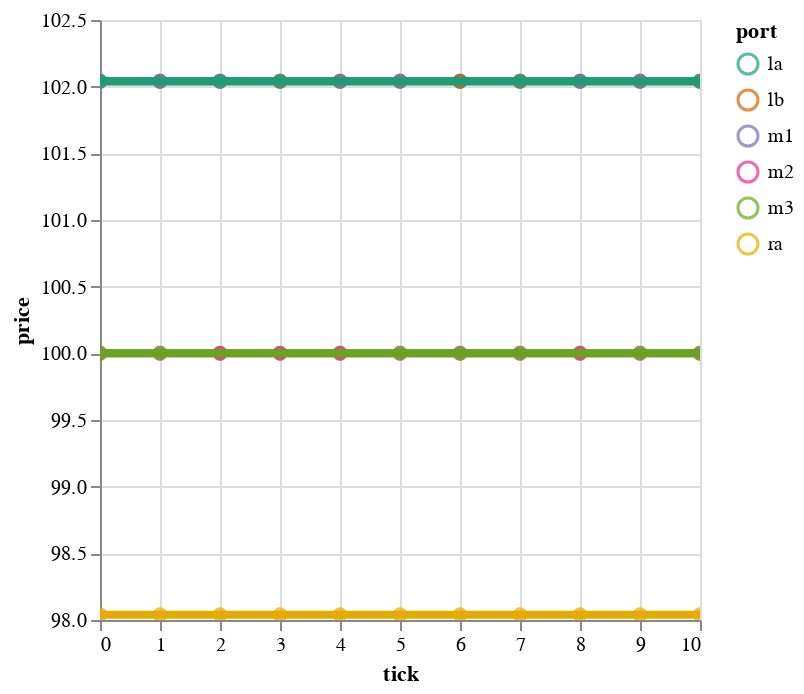

Source (notebook cell):
### Code cell
analysis.plot_prices_by_port(analysis.no_agent_markets(scenario))

### Figure 1 — Vega-Lite specification as saved in the notebook (floating-point values rounded to 4 significant figures)
{"config": {"view": {"continuousWidth": 300, "continuousHeight": 300}}, "layer": [{"mark": {"type": "point"}, "encoding": {"color": {"field": "port", "scale": {"scheme": "dark2"}, "type": "ordinal"}, "x": {"field": "tick", "type": "quantitative"}, "y": {"field": "price", "scale": {"zero": false}, "type": "quantitative"}}, "name": "view_3"}, {"mark": {"type": "line", "size": 4}, "encoding": {"color": {"field": "port", "scale": {"scheme": "dark2"}, "type": "ordinal"}, "x": {"field": "tick", "type": "quantitative"}, "y": {"field": "price", "scale": {"zero": false}, "type": "quantitative"}}, "transform": [{"loess": "price", "on": "tick", "bandwidth": 0.1, "groupby": ["port"]}]}], "data": {"name": "data-269b11dc1860c06afddbb9033783291a"}, "params": [{"name": "param_4", "select": {"type": "interval", "encodings": ["x", "y"]}, "bind": "scales", "views": ["view_3"]}], "$schema": "https://vega.github.io/schema/vega-lite/v5.8.0.json", "datasets": {"data-269b11dc1860c06afddbb9033783291a": [{"consumption": 100.0, "good": "Wheat", "port": "lb", "price": 102.0, "production": 100.0, "supply": 980.0, "tick": 0}, {"consumption": 100.0, "good": "Wheat", "port": "ra", "price": 98.04, "production": 100.0, "supply": 1020.0, "tick": 0}, {"consumption": 100.0, "good": "Wheat", "port": "m1", "price": 102.0, "production": 100.0, "supply": 980.0, "tick": 0}, {"consumption": 100.0, "good": "Wheat", "port": "m2", "price": 100.0, "production": 100.0, "supply": 1000.0, "tick": 0}, {"consumption": 100.0, "good": "Wheat", "port": "m3", "price": 100.0, "production": 100.0, "supply": 1000.0, "tick": 0}, {"consumption": 100.0, "good": "Wheat", "port": "la", "price": 102.0, "production": 100.0, "supply": 980.0, "tick": 0}, {"consumption": 100.0, "good": "Wheat", "port": "lb", "price": 102.0, "production": 100.0, "supply": 980.0, "tick": 1}, {"consumption": 100.0, "good": "Wheat", "port": "m2", "price": 100.0, "production": 100.0, "supply": 1000.0, "tick": 1}, {"consumption": 100.0, "good": "Wheat", "port": "la", "price": 102.0, "production": 100.0, "supply": 980.0, "tick": 1}, {"consumption": 100.0, "good": "Wheat", "port": "m3", "price": 100.0, "production": 100.0, "supply": 1000.0, "tick": 1}, {"consumption": 100.0, "good": "Wheat", "port": "ra", "price": 98.04, "production": 100.0, "supply": 1020.0, "tick": 1}, {"consumption": 100.0, "good": "Wheat", "port": "m1", "price": 102.0, "production": 100.0, "supply": 980.0, "tick": 1}, {"consumption": 100.0, "good": "Wheat", "port": "m3", "price": 100.0, "production": 100.0, "supply": 1000.0, "tick": 2}, {"consumption": 100.0, "good": "Wheat", "port": "lb", "price": 102.0, "production": 100.0, "supply": 980.0, "tick": 2}, {"consumption": 100.0, "good": "Wheat", "port": "ra", "price": 98.04, "production": 100.0, "supply": 1020.0, "tick": 2}, {"consumption": 100.0, "good": "Wheat", "port": "m1", "price": 102.0, "production": 100.0, "supply": 980.0, "tick": 2}, {"consumption": 100.0, "good": "Wheat", "port": "la", "price": 102.0, "production": 100.0, "supply": 980.0, "tick": 2}, {"consumption": 100.0, "good": "Wheat", "port": "m2", "price": 100.0, "production": 100.0, "supply": 1000.0, "tick": 2}, {"consumption": 100.0, "good": "Wheat", "port": "m3", "price": 100.0, "production": 100.0, "supply": 1000.0, "tick": 3}, {"consumption": 100.0, "good": "Wheat", "port": "m1", "price": 102.0, "production": 100.0, "supply": 980.0, "tick": 3}, {"consumption": 100.0, "good": "Wheat", "port": "m2", "price": 100.0, "production": 100.0, "supply": 1000.0, "tick": 3}, {"consumption": 100.0, "good": "Wheat", "port": "lb", "price": 102.0, "production": 100.0, "supply": 980.0, "tick": 3}, {"consumption": 100.0, "good": "Wheat", "port": "ra", "price": 98.04, "production": 100.0, "supply": 1020.0, "tick": 3}, {"consumption": 100.0, "good": "Wheat", "port": "la", "price": 102.0, "production": 100.0, "supply": 980.0, "tick": 3}, {"consumption": 100.0, "good": "Wheat", "port": "m3", "price": 100.0, "production": 100.0, "supply": 1000.0, "tick": 4}, {"consumption": 100.0, "good": "Wheat", "port": "la", "price": 102.0, "production": 100.0, "supply": 980.0, "tick": 4}, {"consumption": 100.0, "good": "Wheat", "port": "m2", "price": 100.0, "production": 100.0, "supply": 1000.0, "tick": 4}, {"consumption": 100.0, "good": "Wheat", "port": "lb", "price": 102.0, "production": 100.0, "supply": 980.0, "tick": 4}, {"consumption": 100.0, "good": "Wheat", "port": "m1", "price": 102.0, "production": 100.0, "supply": 980.0, "tick": 4}, {"consumption": 100.0, "good": "Wheat", "port": "ra", "price": 98.04, "production": 100.0, "supply": 1020.0, "tick": 4}, {"consumption": 100.0, "good": "Wheat", "port": "ra", "price": 98.04, "production": 100.0, "supply": 1020.0, "tick": 5}, {"consumption": 100.0, "good": "Wheat", "port": "m2", "price": 100.0, "production": 100.0, "supply": 1000.0, "tick": 5}, {"consumption": 100.0, "good": "Wheat", "port": "la", "price": 102.0, "production": 100.0, "supply": 980.0, "tick": 5}, {"consumption": 100.0, "good": "Wheat", "port": "lb", "price": 102.0, "production": 100.0, "supply": 980.0, "tick": 5}, {"consumption": 100.0, "good": "Wheat", "port": "m3", "price": 100.0, "production": 100.0, "supply": 1000.0, "tick": 5}, {"consumption": 100.0, "good": "Wheat", "port": "m1", "price": 102.0, "production": 100.0, "supply": 980.0, "tick": 5}, {"consumption": 100.0, "good": "Wheat", "port": "m1", "price": 102.0, "production": 100.0, "supply": 980.0, "tick": 6}, {"consumption": 100.0, "good": "Wheat", "port": "la", "price": 102.0, "production": 100.0, "supply": 980.0, "tick": 6}, {"consumption": 100.0, "good": "Wheat", "port": "ra", "price": 98.04, "production": 100.0, "supply": 1020.0, "tick": 6}, {"consumption": 100.0, "good": "Wheat", "port": "m2", "price": 100.0, "production": 100.0, "supply": 1000.0, "tick": 6}, {"consumption": 100.0, "good": "Wheat", "port": "m3", "price": 100.0, "production": 100.0, "supply": 1000.0, "tick": 6}, {"consumption": 100.0, "good": "Wheat", "port": "lb", "price": 102.0, "production": 100.0, "supply": 980.0, "tick": 6}, {"consumption": 100.0, "good": "Wheat", "port": "m1", "price": 102.0, "production": 100.0, "supply": 980.0, "tick": 7}, {"consumption": 100.0, "good": "Wheat", "port": "lb", "price": 102.0, "production": 100.0, "supply": 980.0, "tick": 7}, {"consumption": 100.0, "good": "Wheat", "port": "m2", "price": 100.0, "production": 100.0, "supply": 1000.0, "tick": 7}, {"consumption": 100.0, "good": "Wheat", "port": "ra", "price": 98.04, "production": 100.0, "supply": 1020.0, "tick": 7}, {"consumption": 100.0, "good": "Wheat", "port": "la", "price": 102.0, "production": 100.0, "supply": 980.0, "tick": 7}, {"consumption": 100.0, "good": "Wheat", "port": "m3", "price": 100.0, "production": 100.0, "supply": 1000.0, "tick": 7}, {"consumption": 100.0, "good": "Wheat", "port": "m3", "price": 100.0, "production": 100.0, "supply": 1000.0, "tick": 8}, {"consumption": 100.0, "good": "Wheat", "port": "ra", "price": 98.04, "production": 100.0, "supply": 1020.0, "tick": 8}, {"consumption": 100.0, "good": "Wheat", "port": "lb", "price": 102.0, "production": 100.0, "supply": 980.0, "tick": 8}, {"consumption": 100.0, "good": "Wheat", "port": "la", "price": 102.0, "production": 100.0, "supply": 980.0, "tick": 8}, {"consumption": 100.0, "good": "Wheat", "port": "m2", "price": 100.0, "production": 100.0, "supply": 1000.0, "tick": 8}, {"consumption": 100.0, "good": "Wheat", "port": "m1", "price": 102.0, "production": 100.0, "supply": 980.0, "tick": 8}, {"consumption": 100.0, "good": "Wheat", "port": "la", "price": 102.0, "production": 100.0, "supply": 980.0, "tick": 9}, {"consumption": 100.0, "good": "Wheat", "port": "m2", "price": 100.0, "production": 100.0, "supply": 1000.0, "tick": 9}, {"consumption": 100.0, "good": "Wheat", "port": "m3", "price": 100.0, "production": 100.0, "supply": 1000.0, "tick": 9}, {"consumption": 100.0, "good": "Wheat", "port": "lb", "price": 102.0, "production": 100.0, "supply": 980.0, "tick": 9}, {"consumption": 100.0, "good": "Wheat", "port": "ra", "price": 98.04, "production": 100.0, "supply": 1020.0, "tick": 9}, {"consumption": 100.0, "good": "Wheat", "port": "m1", "price": 102.0, "production": 100.0, "supply": 980.0, "tick": 9}, {"consumption": 100.0, "good": "Wheat", "port": "m2", "price": 100.0, "production": 100.0, "supply": 1000.0, "tick": 10}, {"consumption": 100.0, "good": "Wheat", "port": "m3", "price": 100.0, "production": 100.0, "supply": 1000.0, "tick": 10}, {"consumption": 100.0, "good": "Wheat", "port": "ra", "price": 98.04, "production": 100.0, "supply": 1020.0, "tick": 10}, {"consumption": 100.0, "good": "Wheat", "port": "m1", "price": 102.0, "production": 100.0, "supply": 980.0, "tick": 10}, {"consumption": 100.0, "good": "Wheat", "port": "lb", "price": 102.0, "production": 100.0, "supply": 980.0, "tick": 10}, {"consumption": 100.0, "good": "Wheat", "port": "la", "price": 102.0, "production": 100.0, "supply": 980.0, "tick": 10}]}}
